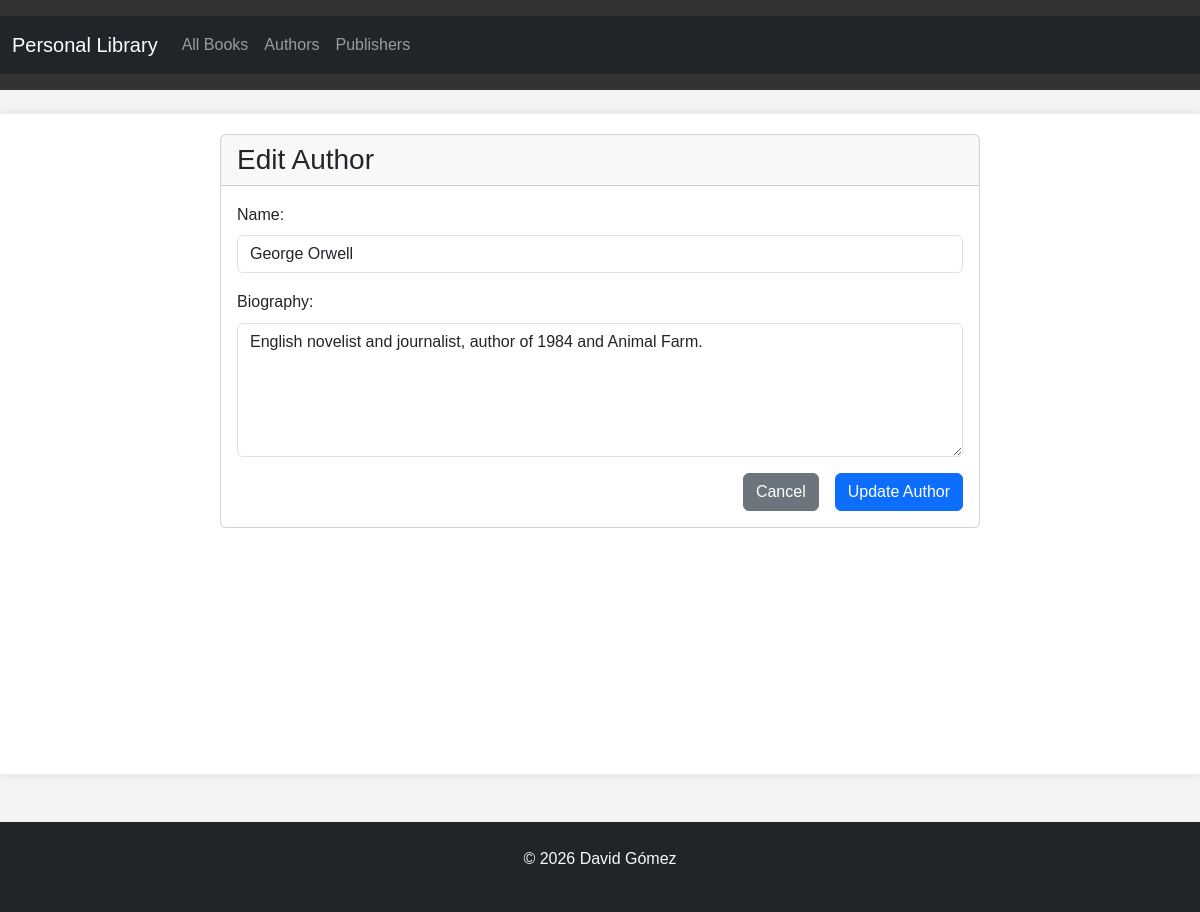
Screenshot of /authors/edit/2/ with the database file from the repository.
### core/models.py (models this page shows, shortened)
class Author(models.Model):
    name = models.CharField(max_length=200)
    biography = models.TextField(blank=True, null=True)

### core/_views/authors.py (the view, shortened to what this page needs)
# urls.py: path("authors/edit/<int:author_id>/", author_views.author_edit, name="author_edit"),
def author_edit(request, author_id=None):
    if author_id:
        author = get_object_or_404(Author, id=author_id)
        is_new = False
    else:
        author = None
        is_new = True
    context = {
        'author': author,
        'is_new': is_new
    }
    return render(request, 'core/author_edit.html', context)

### core/templates/core/author_edit.html (shortened to what this page needs)
{% extends 'core/base.html' %}
{% block content %}
<div class="container">
    <div class="row justify-content-center">
        <div class="col-md-8">
            <div class="card">
                <div class="card-header">
                    <h1 class="h3 mb-0">{% if is_new %}Add New Author{% else %}Edit Author{% endif %}</h1>
                </div>
                <div class="card-body">
                    <form method="post">
                        <div class="mb-3">
                            <label for="name" class="form-label">Name:</label>
                            <input type="text" id="name" name="name" value="{{ author.name|default:'' }}" required class="form-control">
                        </div>
                        <div class="mb-3">
                            <label for="biography" class="form-label">Biography:</label>
                            <textarea id="biography" name="biography" rows="5" class="form-control">{{ author.biography|default:'' }}</textarea>
                        </div>
                        <div class="d-grid gap-2 d-md-flex justify-content-md-end">
                            <a href="{% if is_new %}/authors/{% else %}/authors/{{ author.id }}/{% endif %}" class="btn btn-secondary me-md-2">Cancel</a>
                            <button type="submit" class="btn btn-primary">{% if is_new %}Create Author{% else %}Update Author{% endif %}</button>
                        </div>
                    </form>
                </div>
            </div>
        </div>
    </div>
</div>
{% endblock %}

### static/css/style.css (style rules this page uses)
body { font-family: Arial, sans-serif; margin: 0; padding: 0; line-height: 1.6; background-color: #f4f4f4; }
.container { max-width: 100%; }

### rows the page displays
Author: name "George Orwell", biography "English novelist and journalist, author of 1984 and Animal Farm."
